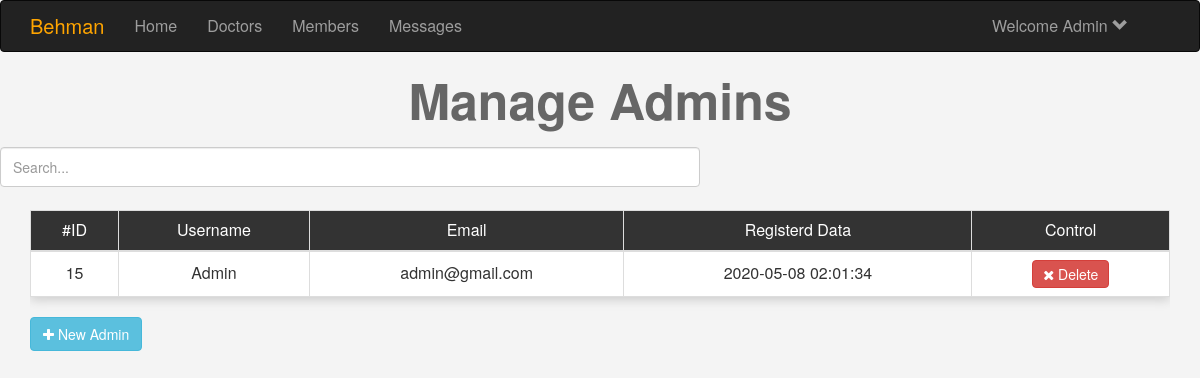
Page /admin.php (signed in) on the committed database.
### tables this page shows
CREATE TABLE `users` (
  `user_id` int(11) NOT NULL,
  `f_name` text DEFAULT NULL,
  `l_name` text DEFAULT NULL,
  `phone` text DEFAULT NULL,
  `address` text DEFAULT NULL,
  `user_name` text DEFAULT NULL,
  `describe_user` varchar(255) DEFAULT NULL,
  `user_pass` varchar(255) DEFAULT NULL,
  `user_email` varchar(255) DEFAULT NULL,
  `user_country` text DEFAULT NULL,
  `user_gender` text DEFAULT NULL,
  `user_birthday` text DEFAULT NULL,
  `user_image` varchar(255) DEFAULT NULL,
  `user_cover` varchar(255) DEFAULT NULL,
  `user_reg_date` timestamp NULL DEFAULT current_timestamp(),
  `posts` text DEFAULT NULL,
  `recovery_account` varchar(255) DEFAULT NULL,
  `GroupID` int(11) DEFAULT NULL,
  `CV` varchar(255) DEFAULT NULL,
  `Approved` int(11) DEFAULT NULL,
  `Blocked` int(11) DEFAULT 0,
  `Reports` int(11) DEFAULT 0,
  `nComments` int(11) NOT NULL COMMENT 'Number of Comments',
  `nRating` int(11) NOT NULL COMMENT 'Total of rating',
  `private_chat` int(255) DEFAULT NULL,
  `credit_card` int(255) DEFAULT NULL
);

### initialize.php (called while the page is built, shortened)
<?php
	    $tpl  = 'includes/templates/';
	    include $tpl  .  'header.php';
		if (isset($noNavbar) ) { include $tpl  .  'navbar.php'; }
?>

### admin.php (the view, shortened to what this page needs)
<?php
	$noNavbar = " ";
	if(isset($_SESSION['adminName'])){
		include 'initialize.php';
		$do = isset($_GET['do']) ? $_GET['do'] : "manage";
		if ($do == 'manage'){
		$stmt = $con->prepare("SELECT * FROM users WHERE GroupID !=2 AND GroupID !=3");
		$stmt -> execute();
		$rows = $stmt->fetchAll();
?>
		<h1 class="text-center">Manage Admins</h1>
		<input class="form-control" id="myInput" type="text" placeholder="Search... "> <br>
			<div class="container">
				<div class="table-responsive">
					<table class="main-table manage-members text-center table table-bordered">
						<tr>
							<td class="table-head">#ID</td>
							<td class="table-head">Username</td>
							<td class="table-head">Email</td>
							<td class="table-head">Registerd Data</td>
							<td class="table-head">Control</td>
						</tr>
					<?php
						foreach($rows as $row){
							echo "<tbody id='myTable'>";
							echo "<tr>";
								echo "<td>".$row['user_id']."</td>";
								echo "<td>".$row['user_name']."</td>";
								echo "<td>".$row['user_email']."</td>";
								echo "<td>".$row['user_reg_date']."</td>";
							    echo"<td>
								<a href='admin.php?do=delete&userid=".$row['user_id']."'class='btn btn-danger confirm'>
								<i class='fa fa-close'> </i> Delete </a>
								";
									echo "</td>";
								echo "</tr>";
								echo "</tbody>";
						}
					?>
					</table>
				</div>
				<a href="admin.php?do=add" class="btn btn-info"><i class="fa fa-plus"></i> New Admin </a>
			</div>
<?php
	    }
	}else{
		header('Location: index.php');
		exit();
	}
?>
<?php
	include $tpl.'footer.php';
?>

### layout/css/Main.css (style rules this page uses)
body { background-color: #F4F4F4; font-size: 16px; }
h1 { font-size: 50px; margin: 20px 0; font-weight: bold; color: #666; }
#myInput { width: 700px; height: 40px; position: relative; }
.main-table { -webkit-box-shadow: 0 3px 10px #CCC; -moz-box-shadow: 0 3px 10px #CCC; box-shadow: 0 3px 10px #CCC; }
.main-table td { background-color: #FFF; vertical-align: middle !important; }
.main-table .table-head { background-color: #333; color:#FFF; }
.main-table .btn { padding: 3px 10px; }

### rows in the picture
users: user_id "15", user_name "Admin", user_email "admin@gmail.com", user_reg_date "2020-05-08 02:01:34"

### other values in the picture
$username "Admin"
